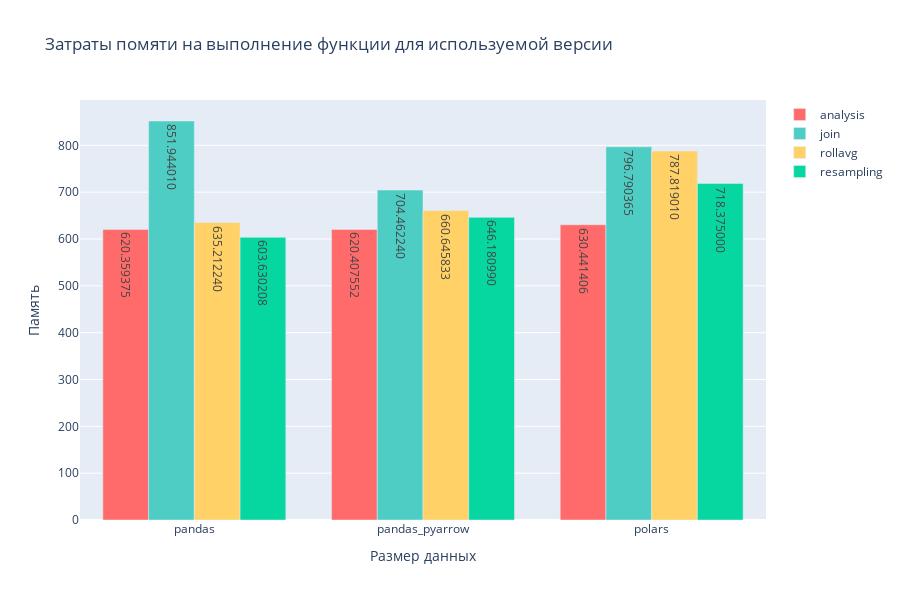

Notebook code cell kept with this figure:
### Code cell
# Создаем график памяти на выполнение
fig_time = go.Figure()

# Цвета для функций
colors = {
    'analysis': '#FF6B6B',
    'join': '#4ECDC4',
    'rollavg': '#FFD166',
    'resampling': '#06D6A0',
}

# Добавляем trace для каждой функции
for func in benchmark_pandas_pyarrow_polars_df['operation'].unique():
    func_data = benchmark_pandas_pyarrow_polars_df[benchmark_pandas_pyarrow_polars_df['operation'] == func]
    fig_time.add_trace(go.Bar(
        name=func,
        x=func_data['version'],
        y=func_data['avg_memory'],
        marker_color=colors.get(func, 'gray'),
        text=[f'{t:.6f}' for t in func_data['avg_memory']],
        textposition='auto',
    ))

fig_time.update_layout(
    title='Затраты помяти на выполнение функции для используемой версии',
    xaxis_title='Размер данных',
    yaxis_title='Память',
    barmode='group',
    height=600,
    showlegend=True
)

fig_time.show()

### Figure 1 — Plotly figure (JSON) as saved in the notebook; plotly's stock layout.template omitted (floating-point values rounded to 4 significant figures)
{"data": [{"marker": {"color": "#FF6B6B"}, "name": "analysis", "text": ["620.359375", "620.407552", "630.441406"], "textposition": "auto", "type": "bar", "x": ["pandas", "pandas_pyarrow", "polars"], "y": [620.4, 620.4, 630.4]}, {"marker": {"color": "#4ECDC4"}, "name": "join", "text": ["851.944010", "704.462240", "796.790365"], "textposition": "auto", "type": "bar", "x": ["pandas", "pandas_pyarrow", "polars"], "y": [851.9, 704.5, 796.8]}, {"marker": {"color": "#FFD166"}, "name": "rollavg", "text": ["635.212240", "660.645833", "787.819010"], "textposition": "auto", "type": "bar", "x": ["pandas", "pandas_pyarrow", "polars"], "y": [635.2, 660.6, 787.8]}, {"marker": {"color": "#06D6A0"}, "name": "resampling", "text": ["603.630208", "646.180990", "718.375000"], "textposition": "auto", "type": "bar", "x": ["pandas", "pandas_pyarrow", "polars"], "y": [603.6, 646.2, 718.4]}], "layout": {"barmode": "group", "height": 600, "showlegend": true, "title": {"text": "Затраты помяти на выполнение функции для используемой версии"}, "xaxis": {"title": {"text": "Размер данных"}}, "yaxis": {"title": {"text": "Память"}}}}
